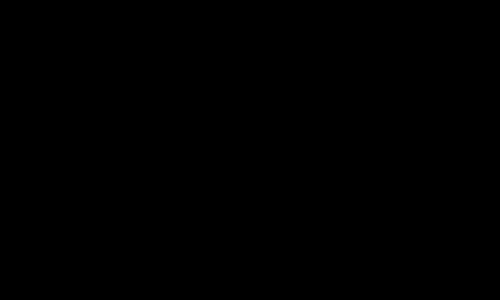
Frame 1 (no input)
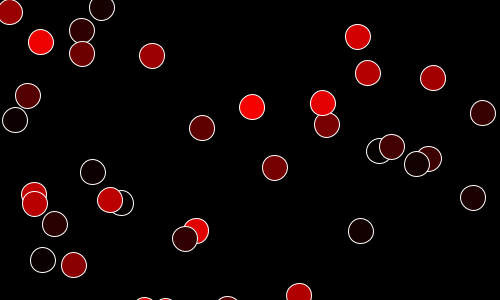
Frame 60 (the mouse pressed at the canvas centre just before this capture)
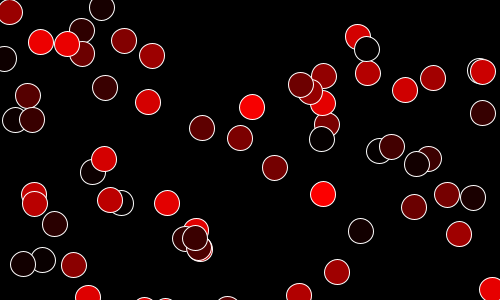
Frame 120 (the mouse held since frame 60 and released just before this capture)

The Processing sketch that drew these frames (run headless with seeded random() and noise(); from frame 60 on, the mouse is pressed at the canvas centre):

// Processing sketch: random_use
// ── random_use.pde
void setup()
{size(500,300);background(0);

}
void draw()
{
//void mouseMoved()
{stroke(255);
  strokeWeight(1);
 fill(random(255),0,0);
 ellipse(random(500),random(500),25,25);
 
}
}
